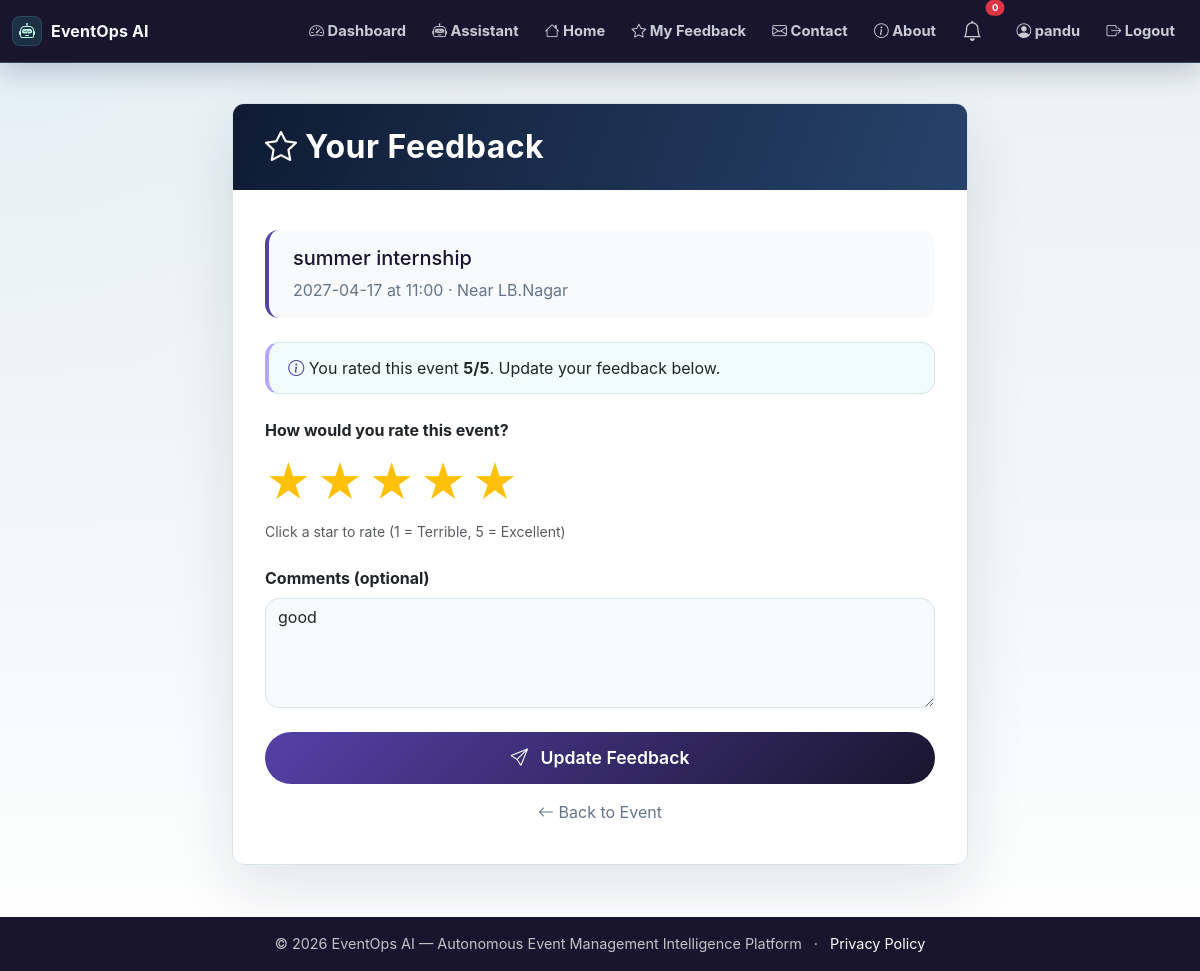
Screenshot of /feedback/4 (signed in) with the database file from the repository.
### app.py (models this page shows, shortened)
class User(UserMixin, db.Model):
    id = db.Column(db.Integer, primary_key=True)
    name = db.Column(db.String(100), nullable=False)
    email = db.Column(db.String(100), unique=True, nullable=False)
    password_hash = db.Column(db.String(200), nullable=False)
    role = db.Column(db.String(20), default='user')
    created_at = db.Column(db.DateTime, default=lambda: datetime.now(timezone.utc))

class Event(db.Model):
    id = db.Column(db.Integer, primary_key=True)
    title = db.Column(db.String(200), nullable=False)
    description = db.Column(db.Text)
    date = db.Column(db.String(50))
    time = db.Column(db.String(50))
    location = db.Column(db.String(200))
    capacity = db.Column(db.Integer)
    status = db.Column(db.String(20), default='upcoming')
    created_at = db.Column(db.DateTime, default=lambda: datetime.now(timezone.utc))

class Feedback(db.Model):
    __tablename__ = 'feedback'
    __table_args__ = {'extend_existing': True}
    id = db.Column(db.Integer, primary_key=True)
    user_id = db.Column(db.Integer, db.ForeignKey('user.id'), nullable=False)
    event_id = db.Column(db.Integer, db.ForeignKey('event.id'), nullable=False)
    rating = db.Column(db.Integer, nullable=False)
    comment = db.Column(db.Text)
    created_at = db.Column(db.DateTime, default=lambda: datetime.now(timezone.utc))
    user = db.relationship('User', backref='feedbacks')
    event = db.relationship('Event', backref='feedbacks')

### app.py (the view, shortened to what this page needs)
@app.route('/feedback/<int:event_id>', methods=['GET', 'POST'])
@login_required
def feedback(event_id):
    event = Event.query.get_or_404(event_id)
    existing = Feedback.query.filter_by(user_id=current_user.id, event_id=event_id).first()
    return render_template('feedback.html', event=event, existing=existing)

### app.py (called while the page is built)
@login_manager.user_loader
def load_user(user_id):
    return User.query.get(int(user_id))

### templates/feedback.html (shortened to what this page needs)
{% extends "base.html" %}
{% block content %}
<div class="feedback-wrapper">
    <div class="container">
        <div class="row justify-content-center">
            <div class="col-lg-8 col-md-10">
                <div class="card feedback-card">
                    <div class="card-header">
                        <h2 class="mb-0"><i class="bi bi-star me-2"></i>Your Feedback</h2>
                    </div>
                    <div class="card-body">
                        <div class="event-info">
                            <h5>{{ event.title }}</h5>
                            <p class="text-muted mb-0">{{ event.date }} at {{ event.time }} · {{ event.location }}</p>
                        </div>
                        {% if existing %}
                            <div class="existing-badge">
                                <i class="bi bi-info-circle text-primary"></i> You rated this event <strong>{{ existing.rating }}/5</strong>.
                                Update your feedback below.
                            </div>
                        {% endif %}
                        <form method="POST">
                            <div class="mb-4">
                                <label class="form-label fw-bold">How would you rate this event?</label>
                                <div class="rating-stars">
                                    <label for="star5" title="Excellent">★</label>
                                    <label for="star4" title="Good">★</label>
                                    <label for="star3" title="Average">★</label>
                                    <label for="star2" title="Poor">★</label>
                                    <label for="star1" title="Terrible">★</label>
                                </div>
                                <div class="form-text">Click a star to rate (1 = Terrible, 5 = Excellent)</div>
                            </div>
                            <div class="mb-4">
                                <label for="comment" class="form-label fw-bold">Comments (optional)</label>
                                <textarea class="form-control" id="comment" name="comment" rows="4" placeholder="Share your experience…">{{ existing.comment if existing else '' }}</textarea>
                            </div>
                            <button type="submit" class="btn btn-submit">
                                <i class="bi bi-send"></i> {% if existing %}Update{% else %}Submit{% endif %} Feedback
                            </button>
                        </form>
                        <div class="mt-3 text-center">
                            <a href="{{ url_for('event_detail', event_id=event.id) }}" class="text-decoration-none text-muted">
                                <i class="bi bi-arrow-left"></i> Back to Event
                            </a>
                        </div>
                    </div>
                </div>
            </div>
        </div>
    </div>
</div>
{% endblock %}

### templates/base.html (shortened to what this page needs)
<!DOCTYPE html>
<html lang="en">
<head>
<link href="https://cdn.jsdelivr.net/npm/bootstrap@5.3.0/dist/css/bootstrap.min.css" rel="stylesheet">
<link rel="stylesheet" href="https://cdn.jsdelivr.net/npm/bootstrap-icons@1.11.0/font/bootstrap-icons.css">
<link rel="stylesheet" href="{{ url_for('static', filename='css/style.css', v='futuristic-purple-20261030') }}">
</head>
<body>
<nav class="navbar navbar-expand-lg navbar-dark shadow-sm">
<div class="container-fluid">
<a class="navbar-brand fw-bold" href="{{ url_for('index') }}">
<i class="bi bi-robot"></i>EventOps AI
</a>
<div class="collapse navbar-collapse" id="navbarNav">
<ul class="navbar-nav ms-auto align-items-lg-center">
                    {% if current_user.is_authenticated %}
<li class="nav-item">
<a class="nav-link" href="{{ url_for('dashboard') }}">
<i class="bi bi-speedometer2"></i> Dashboard
</a>
</li>
<li class="nav-item">
<a class="nav-link" href="{{ url_for('assistant_page') }}">
<i class="bi bi-robot"></i> Assistant
</a>
</li>
<li class="nav-item">
<a class="nav-link" href="{{ url_for('index') }}">
<i class="bi bi-house"></i> Home
</a>
</li>
<li class="nav-item">
<a class="nav-link" href="{{ url_for('feedback_list') }}">
<i class="bi bi-star"></i> My Feedback
</a>
</li>
<li class="nav-item">
<a class="nav-link" href="{{ url_for('contact') }}">
<i class="bi bi-envelope"></i> Contact
</a>
</li>
<li class="nav-item">
<a class="nav-link" href="{{ url_for('about') }}">
<i class="bi bi-info-circle"></i> About
</a>
</li>
<li class="nav-item position-relative me-2">
<a class="nav-link" href="#" title="Notifications" data-bs-toggle="dropdown">
<i class="bi bi-bell fs-5"></i>
<span class="position-absolute top-0 start-100 translate-middle badge rounded-pill bg-danger" style="font-size:0.6rem;">
                                    0
</span>
</a>
</li>
<li class="nav-item">
<a class="nav-link" href="{{ url_for('profile') }}">
<i class="bi bi-person-circle"></i> {{ current_user.name }}
</a>
</li>
<li class="nav-item">
<a class="nav-link" href="{{ url_for('logout') }}">
<i class="bi bi-box-arrow-right"></i> Logout
</a>
</li>
                    {% endif %}
</ul>
</div>
</div>
</nav>
<main class="container-fluid py-4">
        {% block content %}{% endblock %}
</main>
<footer class="footer bg-dark text-white py-3 mt-4">
<div class="container text-center">
<span>© 2026 EventOps AI — Autonomous Event Management Intelligence Platform</span>
<span class="mx-2" aria-hidden="true">·</span>
<a class="text-white" href="{{ url_for('privacy') }}">Privacy Policy</a>
</div>
</footer>
</body>
</html>

### static/css/style.css (style rules this page uses)
:root { --eo-ink: #19152E; --eo-muted: #64748b; --eo-body: #334155; --eo-bg: #eaf2f5; --eo-surface: #ffffff; --eo-line: #d8e3e9; --eo-navy: #19152E; --eo-blue: #5541A8; --eo-indigo: #19152E; --eo-teal: #B7A5FF; --eo-amber: #f59e0b; --eo-rose: #e11d48; --eo-shadow: 0 22px 60px rgba(15, 23, 42, 0.11); --eo-soft-shadow: 0 14px 36px rgba(15, 23, 42, 0.08); }
* { letter-spacing: 0; }
html { scroll-behavior: smooth; }
body { min-height: 100vh; color: var(--eo-body); background: radial-gradient(circle at top left, rgba(139, 206, 255, 0.08), transparent 34rem), linear-gradient(180deg, var(--eo-bg) 0%, #f3f7f9 55%, #ffffff 100%); font-family: "Inter", "Segoe UI", system-ui, -apple-system, BlinkMacSystemFont, sans-serif; }
a { text-decoration: none; }
.navbar { position: sticky; top: 0; z-index: 1030; min-height: 60px; border-bottom: 1px solid rgba(139, 206, 255, 0.25); background: #19152E !important; box-shadow: 0 10px 28px rgba(16, 27, 53, 0.2) !important; backdrop-filter: blur(14px); }
.navbar .container-fluid { width: min(1240px, calc(100% - 24px)); margin: 0 auto; padding-left: 0; padding-right: 0; }
.navbar-brand { display: inline-flex; align-items: center; gap: 9px; font-size: 1rem; letter-spacing: .01em; color: #f7fbff !important; font-weight: 800; }
.navbar-brand i { display: inline-flex; width: 30px; height: 30px; align-items: center; justify-content: center; border-radius: 8px; color: #bff8eb; background: rgba(45, 212, 191, 0.14); box-shadow: inset 0 0 0 1px rgba(125, 211, 200, 0.16); }
.navbar-dark .navbar-nav .nav-link { position: relative; border-radius: 999px; color: rgba(245, 249, 255, 0.8); font-size: 0.92rem; font-weight: 650; padding: 0.5rem 0.82rem; transition: background 0.2s ease, color 0.2s ease, transform 0.2s ease; }
main.container-fluid { width: min(1240px, calc(100% - 24px)); min-height: calc(100vh - 138px); margin: 0 auto; padding: 24px 0 0 !important; }
.dropdown-menu, .modal-content, .list-group-item, .table, .card { border-color: var(--eo-line) !important; }
.card { border-radius: 12px !important; background: rgba(255, 255, 255, 0.96); box-shadow: var(--eo-soft-shadow); }
.btn { border-radius: 999px; font-weight: 750; box-shadow: none !important; }
.text-primary { color: var(--eo-blue) !important; }
h1, h2, h3, h4, h5, h6, .section-title, .eo-section-title { color: var(--eo-navy); }
.hero-gradient :is(h1, h2, h3, h4, h5, h6), .eo-gradient-panel :is(h1, h2, h3, h4, h5, h6), .contact-hero h1, .feedback-card .card-header :is(h1, h2, h3, h4, h5, h6), .registrations-card .card-header :is(h1, h2, h3, h4, h5, h6), .register-card .card-header :is(h1, h2, h3, h4, h5, h6), .assistant .chat-header :is(h1, h2, h3, h4, h5, h6), .chat-header :is(h1, h2, h3, h4, h5, h6), .page-header :is(h1, h2, h3, h4, h5, h6) { color: #fff !important; }
.footer { margin-top: 36px !important; background: var(--eo-navy) !important; color: rgba(255, 255, 255, 0.74) !important; font-size: 0.9rem; }
.section-copy, .text-muted { color: var(--eo-muted) !important; }

### rows the page displays
User: name "pandu"
Event: title "summer internship", date "2027-04-17", time "11:00", location "Near LB.Nagar"
Feedback: rating "5", comment "good"
